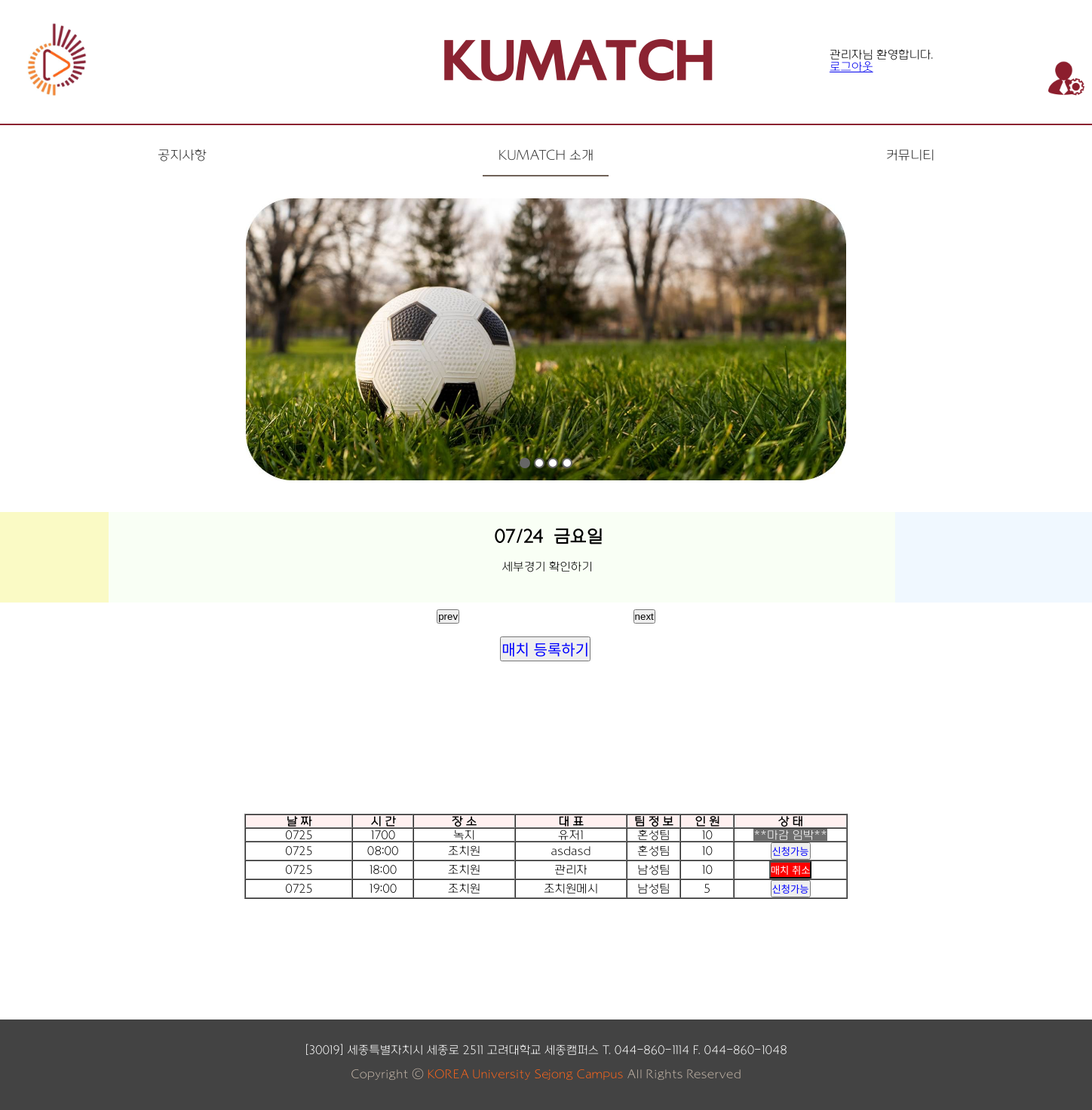
The app's page /match/0725/match_main/ (signed in), older data.
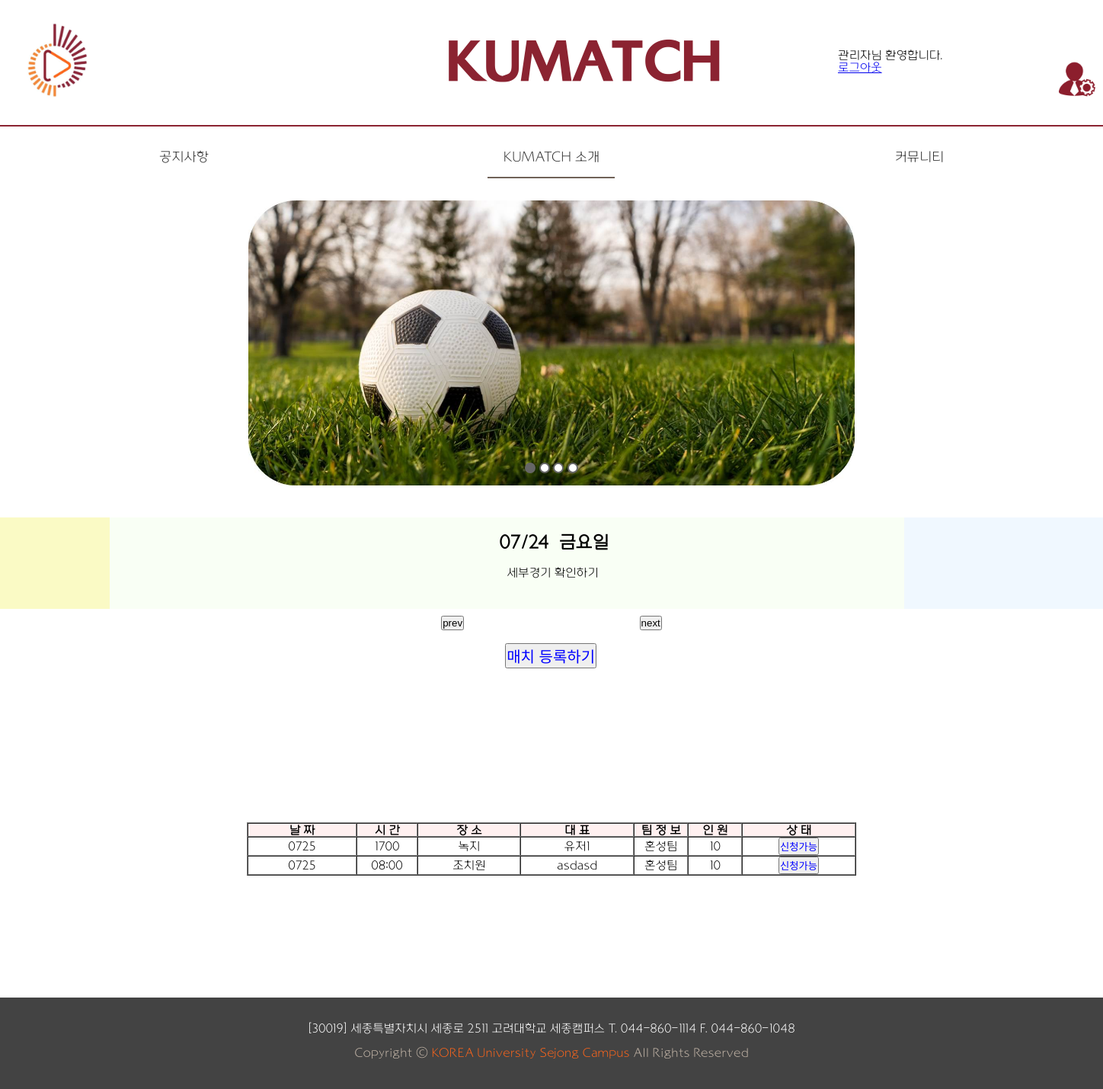
The same page, newer data.
### users/models.py (models this page shows)
class User(AbstractUser):
    nname = models.CharField(max_length=16, unique=True)
    passwordck = models.CharField(max_length=16)
    stu_num = models.CharField(max_length=16)
    gender = models.CharField(max_length=16)
    favorite = models.CharField(max_length=16)
    birth_year = models.CharField(max_length=16)
    birth_month = models.CharField(max_length=16)
    birth_day = models.CharField(max_length=16)
    is_staff = models.BooleanField('스태프 권한', default=False)

### match/models.py (models this page shows, shortened)
class Match(models.Model):
    m_date = models.CharField(max_length=10)
    m_time = models.CharField(max_length=10)
    m_place = models.CharField(max_length=60)
    m_nname = models.CharField(max_length=30)
    m_gender = models.CharField(max_length=10)
    m_num = models.IntegerField(default=0)
    m_rival = models.CharField(max_length=30, blank=True)

### match/views.py (the view)
# urls.py: path('<str:date>/match_main/', views.match_main, name='match_main'),
@login_required(login_url='user:login')
def match_main(request, date):
    qs = Match.objects.filter(m_date=date)
    context = {'match_list': qs}
    return render(request, 'match_main.html', context)

### match/templates/match_main.html (shortened to what this page needs)
{% load static %}
<!DOCTYPE html>
<html lang="en" dir="ltr">
  <head>
    <link rel="stylesheet" href="{% static 'css/basic_layout_style.css' %}">
    <link rel="stylesheet" href="{% static 'css/image_slide_index_style.css' %}">
    <link rel="stylesheet" href="{% static 'css/slider_1.css' %}">
    <link rel="stylesheet" href="{% static 'KU_B/font.css' %}">
    <link rel="stylesheet" href="{% static 'KU_L/font.css' %}">
    <link rel="stylesheet" href="{% static 'KU_M/font.css' %}">
  </head>
  <body>
    <div class="wrapper_1">
      <header>
        <div id="grid_index">
        <a href="{% url 'user:main' %}"><img id="home_button" src="/static/img/CollogeSymbol.jpg" href="{% url 'user:main' %}"></a>
        <div class="titletext"><h1><a href="{% url 'user:main' %}" style="text-decoration: none;color: #8B2331;">KUMATCH</a></h1></div>
        {% if user.is_authenticated %}
        <div><br><br><br><br>
        <span>{{ user.nname }}님 환영합니다.</span><br/>
        <a href="{% url 'user:logout' %}">로그아웃</a></div>
        {% else %}
        <div id="login_choice">
        <a href="{% url 'user:login' %}">로그인</a>
        <span id=login_or>또는</span><a href="{% url 'user:signup' %}">회원가입</a>
        </div>
        {% endif %}
        <span style="font-size:30px;cursor:pointer" onclick="openNav()"><img id="menu_button" src="/static/img/personal_settings.png"></span>
        </div>
      </header>
      <nav>
        <a href="{% url 'user:notice' %}">공지사항</a>
        <a href="{% url 'user:intro' %}" class="is-current">KUMATCH 소개</a>
        <a href="{% url 'teams:teamAll' %}">커뮤니티</a>
        <div class="nav-underline"></div>
      </nav>
      <div id="slide">
        <ul>
          <li><image id="image1" src="/static/img\ball.jpg"></li>
        </ul>
        <p class="pos">
          <label for="pos1"></label>
          <label for="pos2"></label>
          <label for="pos3"></label>
          <label for="pos4"></label>
        </p>
      </div>
      <br><br>
      <div id="calender">
        <section class="wrapper">
            <div class="slides">
              <article class="slide" data-index="1">
                  <h2 style="position : relative; left : 49%;">07/24&nbsp;&nbsp;금요일</h2>
                  <a href="{% url 'match:match_main' '0724' %}" style="color : black; position : relative; left : 50%; text-decoration:none;">세부경기 확인하기</a>
              </article>
              <article class="slide" data-index="2">
              </article>
              <article class="slide" data-index="12">
                  <h2 style="position : relative; left : 49%;">08/04&nbsp;&nbsp;화요일</h2>
              </article>
            </div>
            <button id="prev-btn">prev</button>
            <button id="next-btn">next</button>
            <span><a href="{% url 'match:reg_match' %}"><input type="button" id="match_register" name="match_register" value="매치 등록하기"></a></span>
        </section>
        <script src="/static/js/slide_1.js"></script></div>
      <form action="{% url 'players:regCon' %}" method="post">
      <table border="1" width="800" align="center" cellspacing="0" >
        <thead>
        <tr>
          <th width="200" align="center" bgcolor="#FFF0F0"> 날 짜 </th>
          <th width="100" align="center" bgcolor="#FFF0F0"> 시 간 </th>
          <th width="200" align="center" bgcolor="#FFF0F0"> 장 소 </th>
          <th width="200" align="center" bgcolor="#FFF0F0"> 대 표 </th>
          <th width="100" align="center" bgcolor="#FFF0F0"> 팀 정 보 </th>
          <th width="100" align="center" bgcolor="#FFF0F0"> 인 원 </th>
          <th width="200" align="center" bgcolor="#FFF0F0"> 상 태 </th>
        </tr>
      </thead>
      <tbody align = "center">
      {% for m in match_list %}
          <tr>
            <td>{{ m.m_date }}</td>
            <td>{{ m.m_time }}</td>
            <td>{{ m.m_place }}</td>
            <td>{{ m.m_nname }}</td>
            <td>{{ m.m_gender }}</td>
            <td>{{ m.m_num }}</td>
            <td>
                {% if m.m_nname == user.nname %}
                <a href="{% url 'match:delMatch' m.pk %}"><input type="button" id="cancle_button" value="매치 취소"></a>
                {% elif m.m_rival %}
                    {% if m.m_rival == user.nname %}
                    <a href="{% url 'match:delRival' user.nname m.pk %}"><input type="button" id="register_cancel"value="신청 취소"></a>
                    {% else %}
                    <a id="end_text">**마감 임박**</a>
                    {% endif %}
                {% else %}
                <a href="{% url 'match:matching' user.nname m.pk %}"><input type="button" id="register_pos" value="신청가능"></a>
                {% endif %}
            </td>
          </tr>
          {% endfor %}
          </tbody>
        </table>
		</form>
      </div>
    <br><br><br><br><br><br><br><br><br><br>
    <footer>
      <br><br>
      <span>[30019] 세종특별자치시 세종로 2511 고려대학교 세종캠퍼스</span>
			<span> T. 044-860-1114</span>
			<span> F. 044-860-1048</span>
				<p style="color:#C7B9AB;">Copyright ⓒ <span style="color:#FF661B;">KOREA University Sejong Campus</span> All Rights Reserved</p>
    </footer>
  </body>
</html>

### static/css/basic_layout_style.css (style rules this page uses)
#grid_index { border-bottom: 2px solid #8B2331; display: grid; grid-template-columns: 400px 700px 210px 80px; }
#home_button { width: 20%; padding-top: 30px; padding-left: 35px; }
.titletext { text-align: center; text-decoration: none; color: #8B2331; font-family: KorUB; font-size:35px; font-weight: bold; padding-left:185px; padding-right: 250px; }
#menu_button { width: 60%; padding-top: 80px; padding-left: 80px; }
nav { position: relative; display: flex; margin: 1em auto; font-family: KorUL; font-size: 18px; }
nav a { margin: auto; width: 20%; padding: .75em 0; color: #333; text-decoration: none; text-align: center; }
.nav-underline { position: absolute; left: 0; bottom: -5px; width: 11.5%; height: 2px; background: #706258; transition: all .3s ease-in-out; }
nav a:nth-child(2).is-current ~ .nav-underline { left: 44.2%; }
body { font-family:KorUL; font-size:22 }
html, body { margin: 0; padding: 0; width: 100%; height: 100%; }
.wrapper_1 { height: auto; min-height: 100%; padding-bottom: 120px; }
footer { width:100%; height: 120px; position: relative; transform: translateY(-100%); bottom: 0; background-color:#434343; color: #cecece; text-align: center; color: white; }

### static/css/image_slide_index_style.css (style rules this page uses)
* { padding:0; }
ul,li { list-style:none; }
#slide { height:400px;position:relative;overflow:hidden; }
#slide ul { width:400%;height:100%;transition:1s; }
#slide ul:after { content:"";display:block;clear:both; }
#slide li { float:left;width:25%;height:100%; }
#slide li:nth-child(1) { background:; }
#slide label { display:inline-block;vertical-align:middle;width:10px;height:10px;border:2px solid #666;background:#fff;transition:0.3s;border-radius:50%;cursor:pointer; }
#slide .pos { text-align:center;position:absolute;bottom:10px;left:0px;width:100%;text-align:center; }
#pos1:checked~ul { margin-left:0%; }
#pos1:checked~.pos>label:nth-child(1) { background:#666; }
#image1 { display: block; margin-left: auto; margin-right: auto; width: 55%; position : relative; padding : -10px; }

### static/css/slider_1.css (style rules this page uses)
.wrapper { width: 100%; height: 50vh; overflow: hidden; margin: 0 auto; position:relative; }
.slider-wrapper, .slides { min-width: 50%; height: 30%; display: flex; justify-content: flex-start; flex-wrap: nowrap; margin-left: 10%; }
.slide { width: 80%; flex: 1 0 auto; height: 100%; cursor: pointer; font-family: KorUL; }
[data-index="1"] { background-color: #f9fff5; }
[data-index="2"] { background-color: aliceblue; }
[data-index="12"] { background-color: #fafac5; }
#next-btn, #prev-btn { position: absolute; bottom: 63%; }
#prev-btn { left: 40%; }
#next-btn { right: 40%; }

### match/templates/match_main.html (style rules this page uses)
#match_register { font-size : 20px; position : relative; left : 45.8%; color : blue; margin-top : 45px; }
#register_pos { color:#0000FF; }

Row changes from the older to the newer data that the page shows:
removed Match: m_date "0725", m_time "18:00", m_place "조치원", m_nname "관리자", m_gender "남성팀", m_num "10"
removed Match: m_date "0725", m_time "19:00", m_place "조치원", m_nname "조치원메시", m_gender "남성팀", m_num "5"
changed Match "녹지": value (not shown) → "신청가능"; no longer shows "**마감 임박**"
